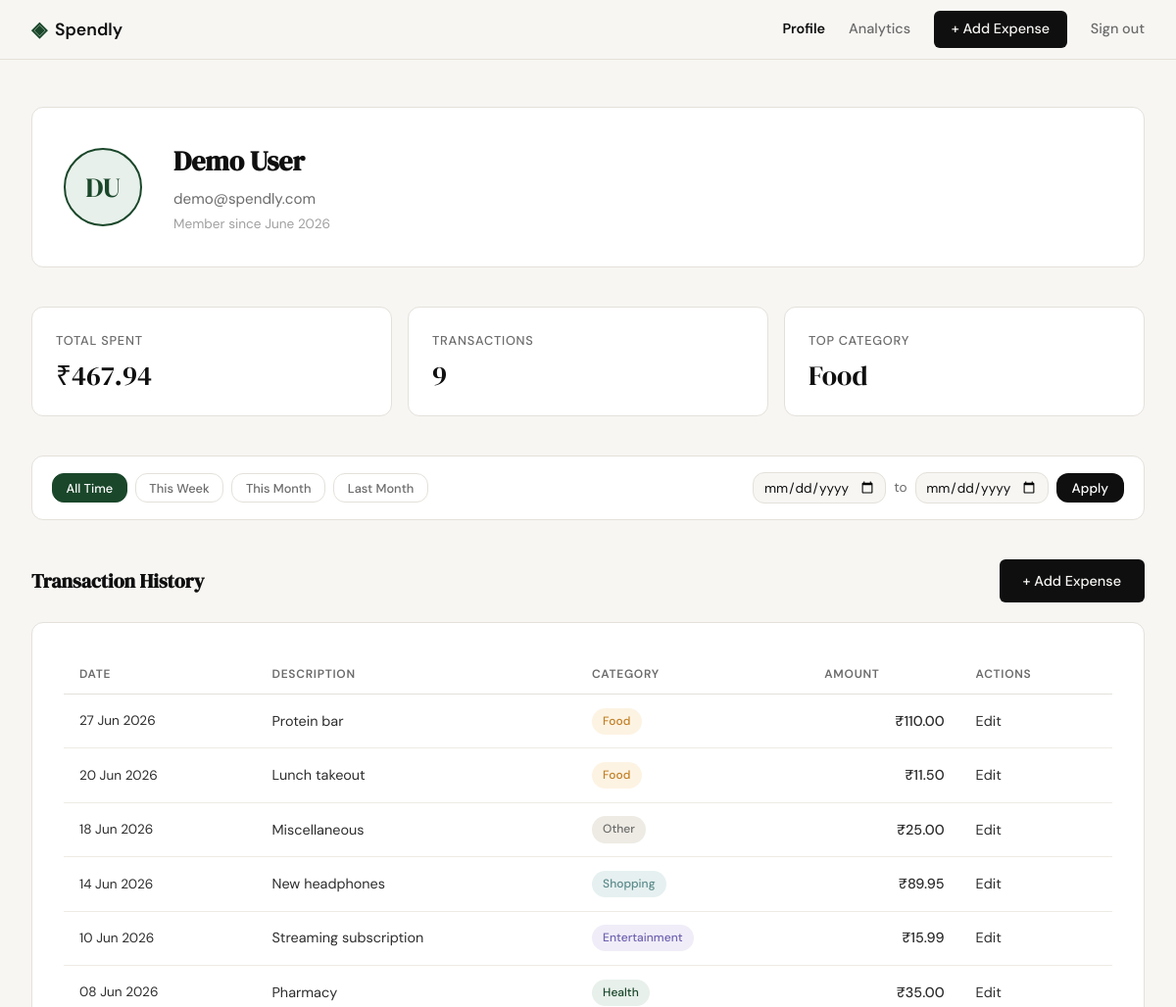
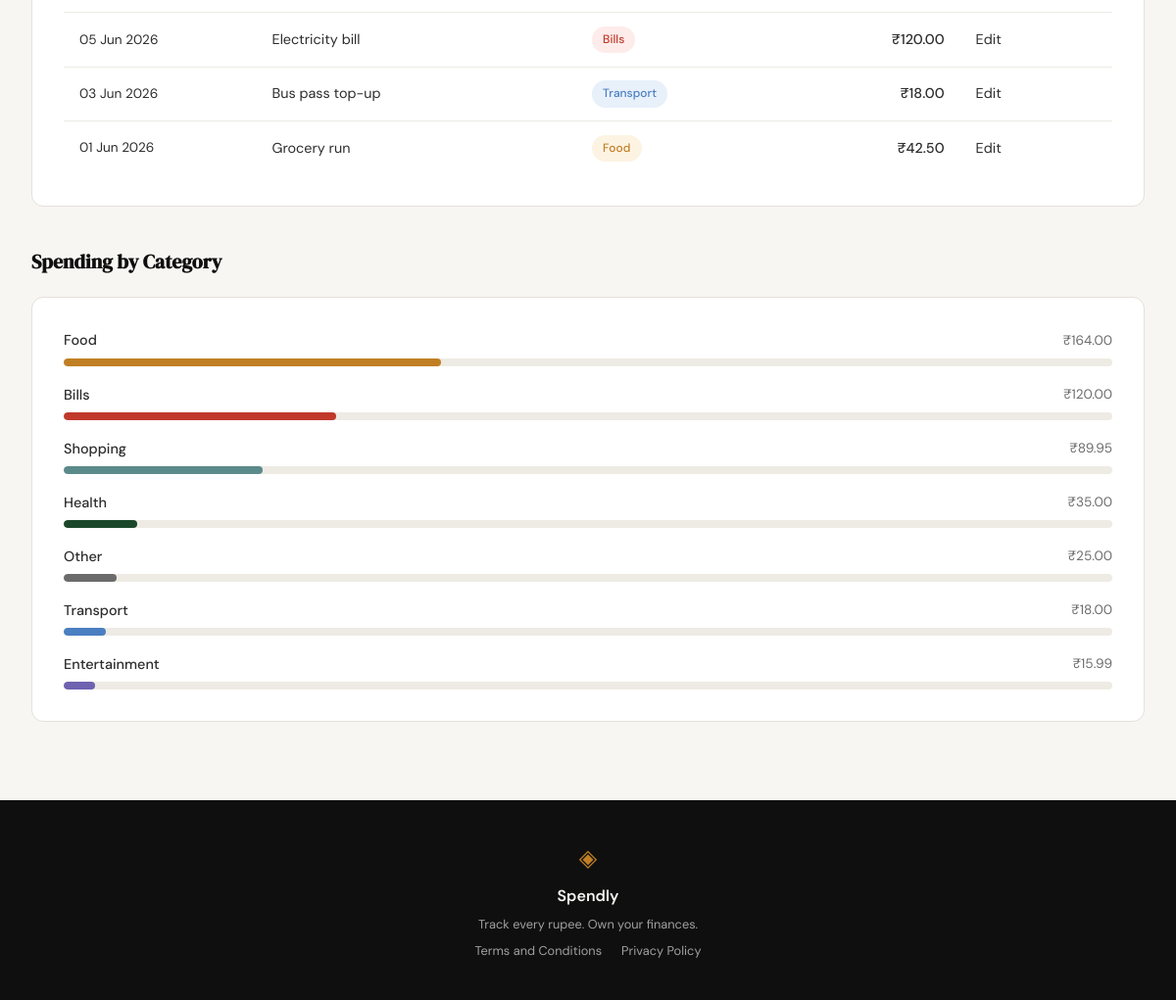
Screenshot of /profile (signed in) with the database file from the repository (2 pictures, top to bottom).
### tables this page shows
CREATE TABLE users (
            id            INTEGER PRIMARY KEY AUTOINCREMENT,
            name          TEXT    NOT NULL,
            email         TEXT    UNIQUE NOT NULL,
            password_hash TEXT    NOT NULL,
            created_at    TEXT    DEFAULT (datetime('now'))
        );

CREATE TABLE expenses (
            id          INTEGER PRIMARY KEY AUTOINCREMENT,
            user_id     INTEGER NOT NULL REFERENCES users(id),
            amount      REAL    NOT NULL,
            category    TEXT    NOT NULL,
            date        TEXT    NOT NULL,
            description TEXT,
            created_at  TEXT    DEFAULT (datetime('now'))
        );

### app.py (the view)
@app.route("/profile")
def profile():
    if not session.get("user_id"):
        return redirect(url_for("login"))
    user_id = session["user_id"]
    user_data = get_user_by_id(user_id)
    if user_data is None:
        abort(404)
    words = user_data["name"].split()
    initials = "".join(w[0] for w in words[:2]).upper()
    user = {
        "name":         user_data["name"],
        "email":        user_data["email"],
        "member_since": user_data["member_since"],
        "initials":     initials,
    }
    raw_from = request.args.get("from", "").strip()
    raw_to   = request.args.get("to",   "").strip()
    date_from = _validate_date_str(raw_from) if raw_from else None
    date_to   = _validate_date_str(raw_to)   if raw_to   else None
    if (raw_from and date_from is None) or (raw_to and date_to is None):
        date_from = None
        date_to   = None
    stats = get_summary_stats(user_id, date_from=date_from, date_to=date_to)
    transactions = get_recent_transactions(user_id, date_from=date_from, date_to=date_to)
    categories = [
        {"name": c["name"], "amount": c["amount"], "percent": c["pct"]}
        for c in get_category_breakdown(user_id, date_from=date_from, date_to=date_to)
    ]
    return render_template("profile.html",
        user=user, stats=stats,
        transactions=transactions, categories=categories,
        date_from=date_from or "",
        date_to=date_to or "",
    )

### database/db.py (called while the page is built)
def get_db():
    conn = sqlite3.connect(DB_PATH)
    conn.row_factory = sqlite3.Row
    conn.execute("PRAGMA foreign_keys = ON")
    return conn

### database/queries.py (called while the page is built)
def get_user_by_id(user_id):
    conn = get_db()
    row = conn.execute(
        "SELECT name, email, created_at FROM users WHERE id = ?",
        (user_id,)
    ).fetchone()
    conn.close()
    if row is None:
        return None
    dt = datetime.strptime(row["created_at"], "%Y-%m-%d %H:%M:%S")
    return {
        "name": row["name"],
        "email": row["email"],
        "member_since": dt.strftime("%B %Y"),
    }

def get_summary_stats(user_id, date_from=None, date_to=None):
    conn = get_db()
    sql = "SELECT amount, category FROM expenses WHERE user_id = ?"
    params = [user_id]
    if date_from:
        sql += " AND date >= ?"
        params.append(date_from)
    if date_to:
        sql += " AND date <= ?"
        params.append(date_to)
    rows = conn.execute(sql, params).fetchall()
    conn.close()
    if not rows:
        return {"total_spent": "₹0.00", "transaction_count": 0, "top_category": "—"}
    total = sum(r["amount"] for r in rows)
    category_totals = {}
    for r in rows:
        category_totals[r["category"]] = category_totals.get(r["category"], 0) + r["amount"]
    top_category = max(category_totals, key=category_totals.get)
    return {
        "total_spent": f"₹{total:,.2f}",
        "transaction_count": len(rows),
        "top_category": top_category,
    }

def get_recent_transactions(user_id, limit=10, date_from=None, date_to=None):
    conn = get_db()
    sql = (
        "SELECT id, date, description, category, amount FROM expenses"
        " WHERE user_id = ?"
    )
    params = [user_id]
    if date_from:
        sql += " AND date >= ?"
        params.append(date_from)
    if date_to:
        sql += " AND date <= ?"
        params.append(date_to)
    sql += " ORDER BY date DESC, id DESC LIMIT ?"
    params.append(limit)
    rows = conn.execute(sql, params).fetchall()
    conn.close()
    result = []
    for r in rows:
        dt = datetime.strptime(r["date"], "%Y-%m-%d")
        result.append({
            "id": r["id"],
            "date": dt.strftime("%d %b %Y"),
            "description": r["description"],
            "category": r["category"],
            "amount": f"₹{r['amount']:,.2f}",
        })
    return result

### templates/profile.html (shortened to what this page needs)
{% extends "base.html" %}
{% block head %}
<link rel="stylesheet" href="{{ url_for('static', filename='css/profile.css') }}">
{% endblock %}
{% block content %}
<div class="profile-page">
    <div class="profile-inner">
        <section class="profile-header section-card">
            <div class="profile-avatar">
                <span class="avatar-initials">{{ user.initials }}</span>
            </div>
            <div class="profile-identity">
                <h1 class="profile-name">{{ user.name }}</h1>
                <p class="profile-email">{{ user.email }}</p>
                <p class="profile-since">Member since {{ user.member_since }}</p>
            </div>
        </section>
        <div class="profile-stats">
            <div class="stat-card">
                <p class="stat-label">Total Spent</p>
                <p class="stat-value">{{ stats.total_spent }}</p>
            </div>
            <div class="stat-card">
                <p class="stat-label">Transactions</p>
                <p class="stat-value">{{ stats.transaction_count }}</p>
            </div>
            <div class="stat-card">
                <p class="stat-label">Top Category</p>
                <p class="stat-value">{{ stats.top_category }}</p>
            </div>
        </div>
        <form method="GET" action="{{ url_for('profile') }}"
              class="date-filter-bar" id="date-filter-form">
            <div class="date-filter-presets">
                <button type="button" class="preset-btn" data-preset="all">All Time</button>
                <button type="button" class="preset-btn" data-preset="week">This Week</button>
                <button type="button" class="preset-btn" data-preset="month">This Month</button>
                <button type="button" class="preset-btn" data-preset="last-month">Last Month</button>
            </div>
            <div class="date-range-inputs">
                <input type="date" name="from" id="date-from" class="date-input"
                       value="{{ date_from }}">
                <span class="date-range-sep">to</span>
                <input type="date" name="to" id="date-to" class="date-input"
                       value="{{ date_to }}">
                <button type="submit" class="date-range-submit">Apply</button>
            </div>
        </form>
        <section class="profile-section">
            <div class="section-title-row">
                <h2 class="section-title">Transaction History</h2>
                <a href="{{ url_for('add_expense') }}" class="btn-primary">+ Add Expense</a>
            </div>
            <div class="section-card">
                <div class="table-scroll">
                    <table class="tx-table">
                        <thead>
                            <tr>
                                <th>Date</th>
                                <th>Description</th>
                                <th>Category</th>
                                <th class="tx-amount-col">Amount</th>
                                <th class="tx-actions-col">Actions</th>
                            </tr>
                        </thead>
                        <tbody>
                            {% for tx in transactions %}
                            <tr>
                                <td class="tx-date">{{ tx.date }}</td>
                                <td>{{ tx.description }}</td>
                                <td>
                                    <span class="badge badge--{{ tx.category | lower }}">
                                        {{ tx.category }}
                                    </span>
                                </td>
                                <td class="tx-amount">{{ tx.amount }}</td>
                                <td class="tx-actions">
                                    <a href="{{ url_for('edit_expense', expense_id=tx.id) }}" class="tx-edit-link">Edit</a>
                                </td>
                            </tr>
                            {% endfor %}
                        </tbody>
                    </table>
                </div>
            </div>
        </section>
        <section class="profile-section">
            <h2 class="section-title">Spending by Category</h2>
            <div class="section-card">
                <div class="breakdown-list">
                    {% for cat in categories %}
                    <div class="breakdown-row">
                        <div class="breakdown-meta">
                            <span class="breakdown-name">{{ cat.name }}</span>
                            <span class="breakdown-amount">{{ cat.amount }}</span>
                        </div>
                        <div class="breakdown-track">
                            <div class="breakdown-bar breakdown-bar--{{ cat.name | lower }}"
                                 style="--bar-width: {{ cat.percent }}%"></div>
                        </div>
                    </div>
                    {% endfor %}
                </div>
            </div>
        </section>
    </div>
</div>
{% endblock %}

### static/css/style.css (style rules this page uses)
:root { --ink: #0f0f0f; --ink-soft: #2d2d2d; --ink-muted: #6b6b6b; --ink-faint: #a0a0a0; --paper: #f7f6f3; --paper-warm: #f0ede6; --paper-card: #ffffff; --accent: #1a472a; --accent-light: #e8f0eb; --accent-2: #c17f24; --accent-2-light: #fdf3e3; --danger: #c0392b; --danger-light: #fdecea; --border: #e4e1da; --border-soft: #eeebe4; --font-display: 'DM Serif Display', Georgia, serif; --font-body: 'DM Sans', system-ui, sans-serif; --max-width: 1200px; --auth-width: 440px; --radius-sm: 6px; --radius-md: 12px; --radius-lg: 20px; }
*, *::before, *::after { box-sizing: border-box; margin: 0; padding: 0; }
html { font-size: 16px; scroll-behavior: smooth; }
body { background: var(--paper); color: var(--ink); font-family: var(--font-body); font-size: 1rem; line-height: 1.6; -webkit-font-smoothing: antialiased; }
a { color: inherit; text-decoration: none; }
.btn-primary { display: inline-block; background: var(--ink); color: var(--paper); padding: 0.65rem 1.5rem; border-radius: var(--radius-sm); font-family: var(--font-body); font-size: 0.9rem; font-weight: 500; cursor: pointer; border: none; transition: background 0.2s; text-decoration: none; }

### rows the page displays
users: name "Demo User", email "demo@spendly.com"
expenses: top_category "Food", date "01 Jun 2026", description "Grocery run", category "Food", amount "₹42.50"
expenses: date "27 Jun 2026", description "Protein bar", category "Food", amount "₹110.00"
expenses: date "20 Jun 2026", description "Lunch takeout", category "Food", amount "₹11.50"
expenses: date "18 Jun 2026", description "Miscellaneous", category "Other", amount "₹25.00"
expenses: date "14 Jun 2026", description "New headphones", category "Shopping", amount "₹89.95"
expenses: date "10 Jun 2026", description "Streaming subscription", category "Entertainment", amount "₹15.99"
expenses: date "08 Jun 2026", description "Pharmacy", category "Health", amount "₹35.00"
expenses: date "05 Jun 2026", description "Electricity bill", category "Bills", amount "₹120.00"
expenses: date "03 Jun 2026", description "Bus pass top-up", category "Transport", amount "₹18.00"

### other values shown
{{ user.initials }} "DU"
{{ user.member_since }} "June 2026"
{{ stats.total_spent }} "₹467.94"
{{ stats.transaction_count }} "9"
{{ cat.name }} "Food" "Bills" "Shopping" "Health" "Other" "Transport" "Entertainment"
{{ cat.amount }} "₹164.00" "₹120.00" "₹89.95" "₹35.00" "₹25.00" "₹18.00" "₹15.99"
